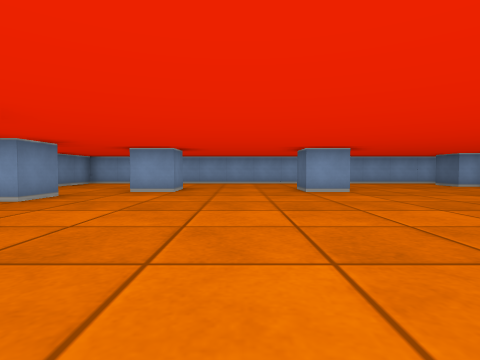
View 1 (above)

16 first-person views from a walk through a cub3D ray-caster map. The camera is about half as high as the walls, tilts 2° down and sees 80° across. The floor is counted in squares. Each view is taken from the middle of a square. On the plan, view 1 faces up. The plan holds only what a view shows up to about 9 squares ahead; the rest is blank.

View 2
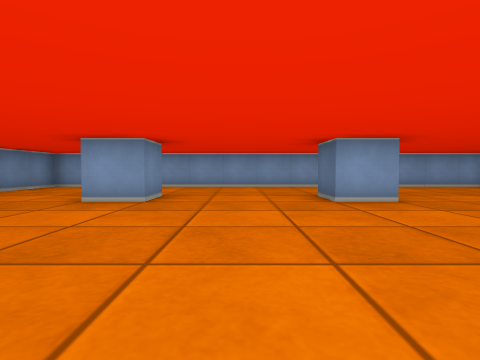

View 3
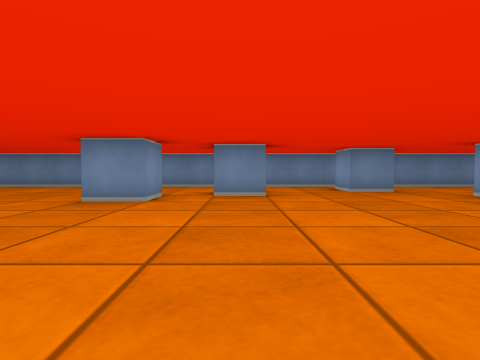

View 4
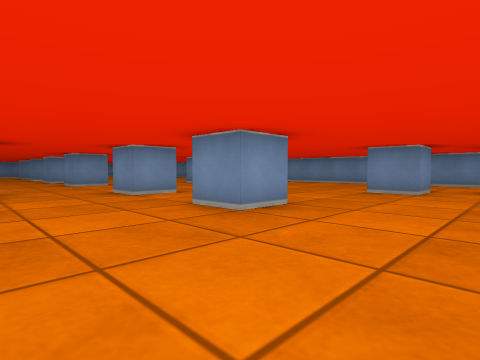

View 5
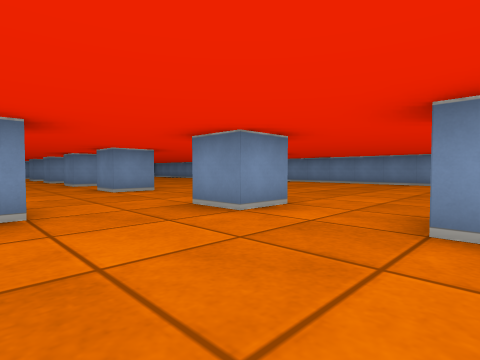

View 6
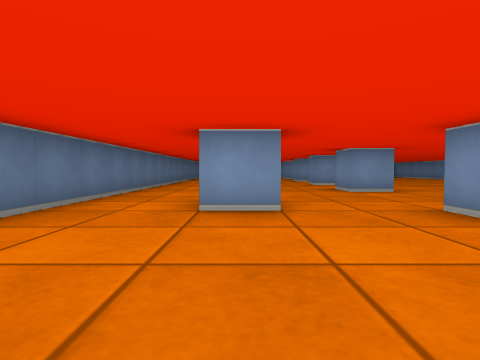

View 7
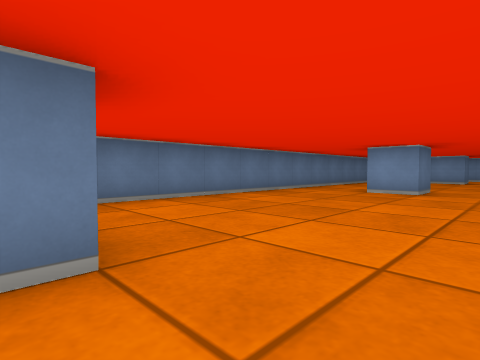

View 8
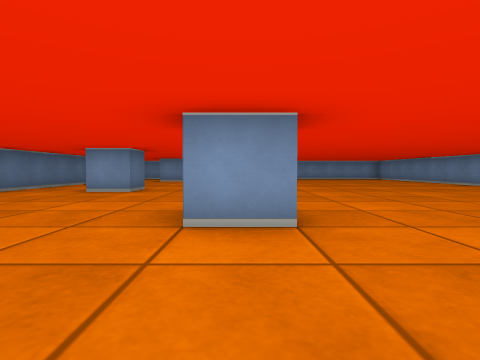

View 9
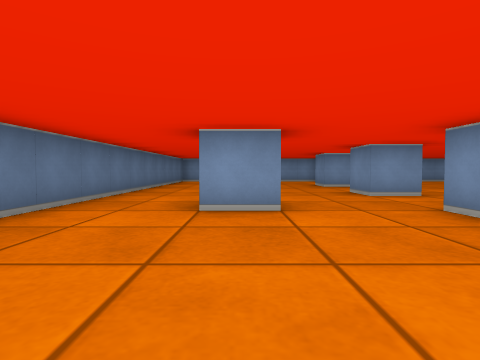

View 10
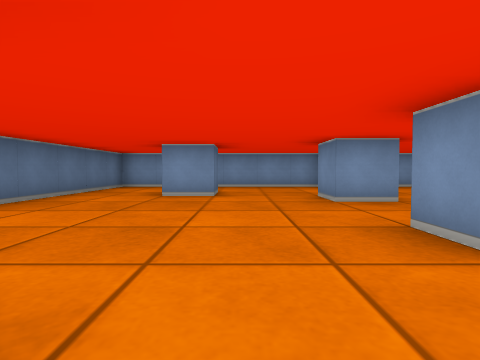

View 11
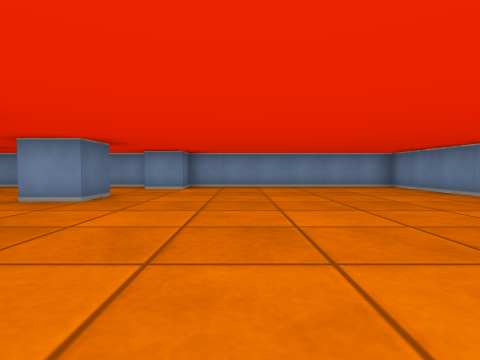

View 12
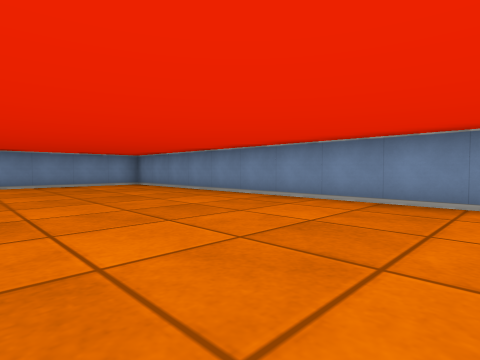

View 13
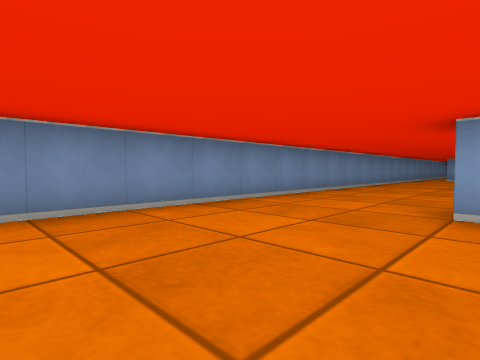

View 14
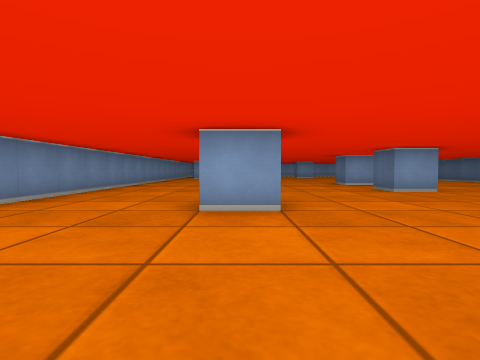

View 15
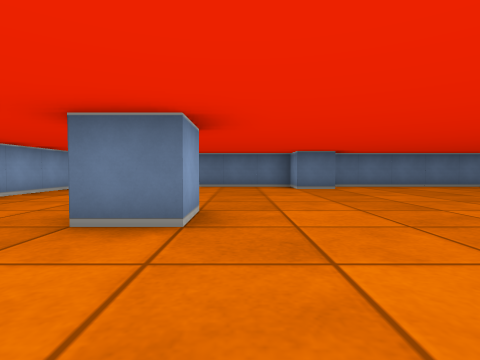

View 16
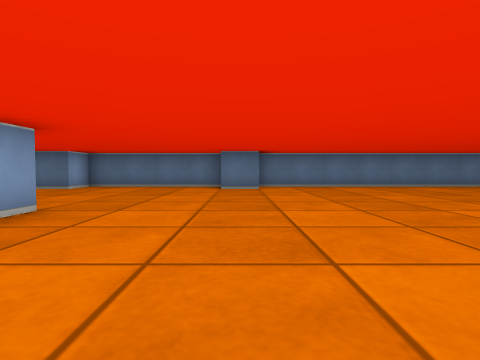

### Floor plan
Points are (right, up) in squares from view 1. A wall is a line through its corners. A room is listed if a view was taken in it or the views show most of it. See-through windows are left out.
Room 1 (views 1, 2, 3, 4, 5, 6, 7, 8, 9, 10, 11, 12, 13, 14, 15, 16)
walls: (1.5, -4.5) (1.5, -3.5) (2.5, -3.5) (2.5, -4.5) (1.5, -4.5); (1.4, -7.5) (2.5, -7.5) (2.5, -8.5); (4.4, -4.5) (5.5, -4.5); (-1.5, -7.5) (-2.5, -7.5); (4.5, -5.6) (4.5, -5); (1.5, -0.5) (2.5, -0.5) (2.5, -1.5); (1.8, -10.5) (2.5, -10.5) (2.5, -11.5); (-2.5, 0.5) (-1.5, 0.5) (-1.5, -0.5); (-2.5, 2.5) (-2.5, 1.5); (4.5, -12.5) (4.5, -11.5) (5.5, -11.5); (1.4, -13.5) (2.5, -13.5) (2.5, -14.5); (-5.5, 1.2) (-5.5, -20.5) (0.5, -20.5) (0.5, -19.5) (1.5, -19.5); (6.5, 3.4) (6.5, 4.5) (7.5, 4.5) (7.5, 8.5) (6.5, 8.5) (6.5, 9.4); (-3.5, 5.6) (-3.5, 4.5) (-4.5, 4.5); (2.6, 6.5) (1.5, 6.5) (1.5, 7.5); (-5.5, 4.9) (-5.5, 2.8); (1.5, -17.5) (1.5, -16.5) (2.5, -16.5) (2.5, -17.5); (-1.5, 7.5) (-1.5, 6.5) (-2.5, 6.5); (4.5, -18.4) (4.5, -17.5) (5.5, -17.5); (1.6, -20.5) (7.5, -20.5) (7.5, 3.5); (2.4, 10.5) (-2.4, 10.5); (-4.6, 10.5) (-5.5, 10.5) (-5.5, 6.5); (7.1, 10.5) (4.2, 10.5)

Positions as (right, up) in squares from view 1, and headings:
1: (0, 0), facing up
2: (0, 2), facing up
3: (3, 2), facing left
4: (5, 2), facing down-left
5: (5, -1), facing down-left
6: (5, -1), facing down
7: (3, -5), facing down-right
8: (2, -5), facing down
9: (5, -8), facing down
10: (4, -12), facing down
11: (-1, -12), facing down
12: (-1, -11), facing down-left
13: (-2, -11), facing up-left
14: (-2, -11), facing up
15: (-1, 6), facing right
16: (-1, 4), facing right
